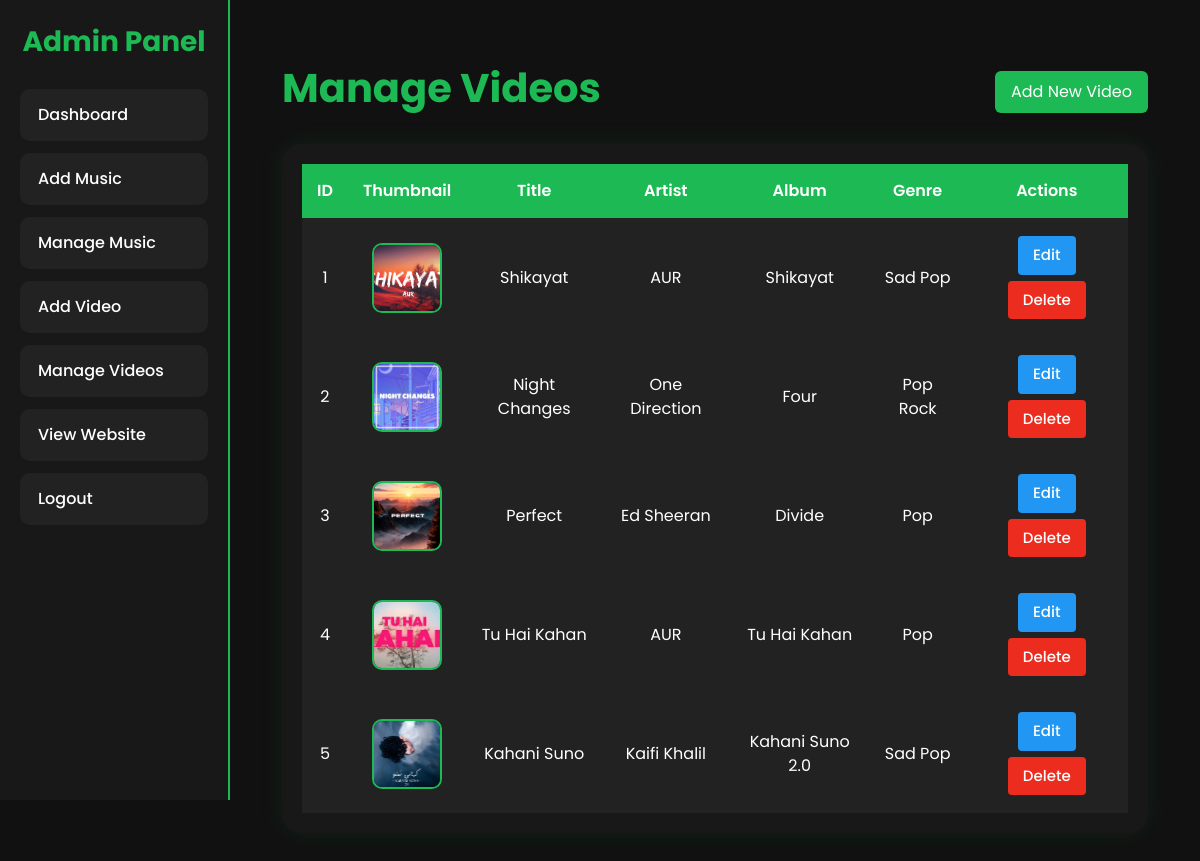
/admin/videos/manage-videos.php (signed in), run on the app's committed database.
### tables this page shows
CREATE TABLE `videos` (
  `id` int(11) NOT NULL,
  `title` varchar(255) NOT NULL,
  `artist` varchar(255) NOT NULL,
  `album` varchar(255) NOT NULL,
  `genre` varchar(100) NOT NULL,
  `language` varchar(100) NOT NULL,
  `year` year(4) NOT NULL,
  `image` varchar(255) NOT NULL,
  `video_file` varchar(255) NOT NULL,
  `description` text DEFAULT NULL,
  `created_at` timestamp NOT NULL DEFAULT current_timestamp()
);

### admin/videos/manage-videos.php (the view, shortened to what this page needs)
<?php
include("../../includes/config.php");
$get_videos = mysqli_query(
    $connection,
    "SELECT * FROM videos ORDER BY id"
);
?>
<!DOCTYPE html>
<html lang="en">
<head>
    <link href="https://cdn.jsdelivr.net/npm/bootstrap@5.3.3/dist/css/bootstrap.min.css" rel="stylesheet">
    <link rel="stylesheet" href="../css/sidebar.css">
    <link rel="stylesheet" href="../css/manage.css">
</head>
<body>
    <div class="admin-wrapper">
        <?php include("../includes/sidebar.php"); ?>
        <div class="main-content">
            <div class="container-fluid py-4">
                <div class="page-header d-flex justify-content-between align-items-center mb-4">
                    <h1>Manage Videos</h1>
                    <a href="add-video.php" class="btn add-music-btn">Add New Video</a>
                </div>
                <div class="table-responsive">
                    <table class="table align-middle text-center">
                        <thead>
                            <tr>
                                <th>ID</th>
                                <th>Thumbnail</th>
                                <th>Title</th>
                                <th>Artist</th>
                                <th>Album</th>
                                <th>Genre</th>
                                <th>Actions</th>
                            </tr>
                        </thead>
                        <tbody>
                            <?php while ($video = mysqli_fetch_assoc($get_videos)) { ?>
                                <tr>
                                    <td>
                                        <?php echo $video['id']; ?>
                                    </td>
                                    <td>
                                        <img src="../../uploads/images/<?php echo $video['image']; ?>" class="music-thumb">
                                    </td>
                                    <td>
                                        <?php echo $video['title']; ?>
                                    </td>
                                    <td>
                                        <?php echo $video['artist']; ?>
                                    </td>
                                    <td>
                                        <?php echo $video['album']; ?>
                                    </td>
                                    <td>
                                        <?php echo $video['genre']; ?>
                                    </td>
                                    <td>
                                        <a href="edit-video.php?id=<?php echo $video['id']; ?>" class="btn btn-sm edit">
                                            Edit
                                        </a>
                                        <a href="delete-video.php?id=<?php echo $video['id']; ?>" class="btn btn-sm delete" onclick="return confirm('Are you sure?')">
                                            Delete
                                        </a>
                                    </td>
                                </tr>
                            <?php } ?>
                        </tbody>
                    </table>
                </div>
            </div>
        </div>
    </div>
</body>
</html>

### admin/css/sidebar.css (style rules this page uses)
.admin-wrapper { display: flex; min-height: 100vh; }
.main-content { flex: 1; padding: 40px; }

### admin/css/manage.css (style rules this page uses)
* { margin: 0; padding: 0; box-sizing: border-box; font-family: var(--main-font-family); }
:root { --main-color: #1db954; --sec-color: #ccc; --text-color: #ffffff; --sec-text-color: #aaaaaa; --bg-color: #111111; --btn-hover-color: #18a349; --main-font-family: "Poppins"; }
body { background-color: var(--bg-color); }
.page-header { display: flex; justify-content: space-between; align-items: center; margin-bottom: 30px; }
.page-header h1 { color: var(--main-color); font-weight: 700; }
.add-music-btn { background-color: var(--main-color); color: var(--text-color); padding: 8px 15px; transition: 0.3s; }
.edit { display: inline-block; color: var(--text-color); margin: 3px; font-size: 15px; font-weight: 500; border: none; transition: 0.3s; padding: 8px 15px; background-color: #2196f3; }
.delete { display: inline-block; font-weight: 500; margin: 3px; font-size: 15px; color: var(--text-color); border: none; transition: 0.3s; padding: 8px 15px; background-color: #eb2c1e; }
.table-responsive { background: #181818; padding: 20px; border-radius: 20px; box-shadow: 0 0 25px rgba(29, 185, 84, .1); }
.table { margin-bottom: 0; }
.table thead th { background: var(--main-color); color: white; border: none; padding: 15px; font-weight: 600; }
.table td { background: #222; color: white; border: none; padding: 15px; }
.table tbody tr { transition: 0.3s; }
.music-thumb { width: 70px; height: 70px; object-fit: cover; border-radius: 10px; border: 2px solid var(--main-color); }

### data on the page
videos: id "1", image (picture), title "Shikayat", artist "AUR", album "Shikayat", genre "Sad Pop"
videos: id "2", image (picture), title "Night Changes", artist "One Direction", album "Four", genre "Pop Rock"
videos: id "3", image (picture), title "Perfect", artist "Ed Sheeran", album "Divide", genre "Pop"
videos: id "4", image (picture), title "Tu Hai Kahan", artist "AUR", album "Tu Hai Kahan", genre "Pop"
videos: id "5", image (picture), title "Kahani Suno", artist "Kaifi Khalil", album "Kahani Suno 2.0", genre "Sad Pop"
